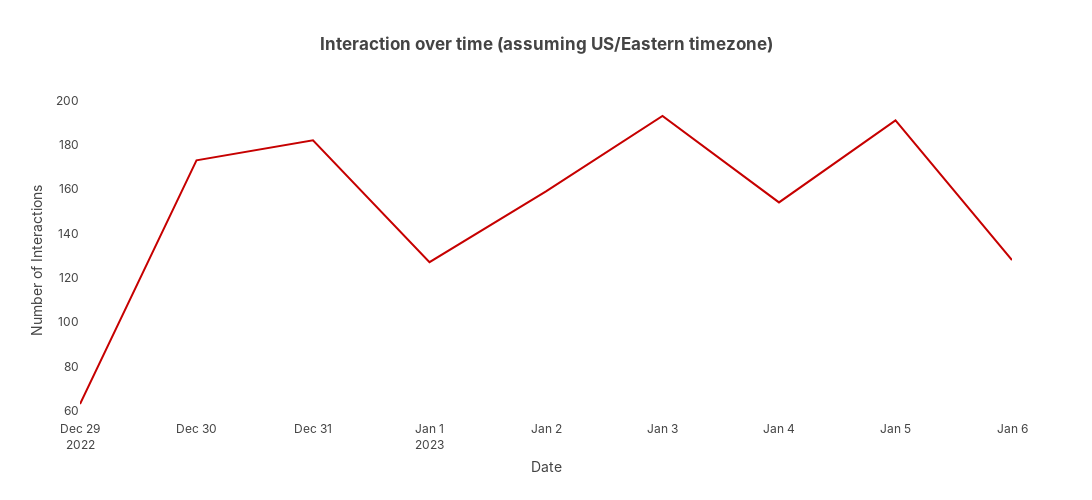

The notebook cell this image was saved under:
### Code cell
plot_interaction_over_time(test_df, timezone)

### Figure 1 — Plotly figure (JSON) as saved in the notebook; plotly's stock layout.template omitted (floating-point values rounded to 4 significant figures)
{"data": [{"hovertemplate": "Date=%{x}<br>Number of Interactions=%{y}<extra></extra>", "legendgroup": "", "line": {"color": "#c60000", "dash": "solid"}, "marker": {"symbol": "circle"}, "mode": "lines", "name": "", "orientation": "v", "showlegend": false, "type": "scatter", "x": ["2022-12-29", "2022-12-30", "2022-12-31", "2023-01-01", "2023-01-02", "2023-01-03", "2023-01-04", "2023-01-05", "2023-01-06"], "xaxis": "x", "y": [63, 173, 182, 127, 159, 193, 154, 191, 128], "yaxis": "y"}], "layout": {"height": 500, "legend": {"tracegroupgap": 0}, "title": {"text": "Interaction over time (assuming US/Eastern timezone)"}, "width": 1800, "xaxis": {"anchor": "y", "autorange": true, "domain": [0, 1], "range": ["2022-12-29", "2023-01-06"], "title": {"text": "Date"}, "type": "date"}, "yaxis": {"anchor": "x", "autorange": true, "domain": [0, 1], "range": [55.78, 200.2], "showticklabels": true, "tickformat": ",", "title": {"text": "Number of Interactions"}, "type": "linear"}}}
